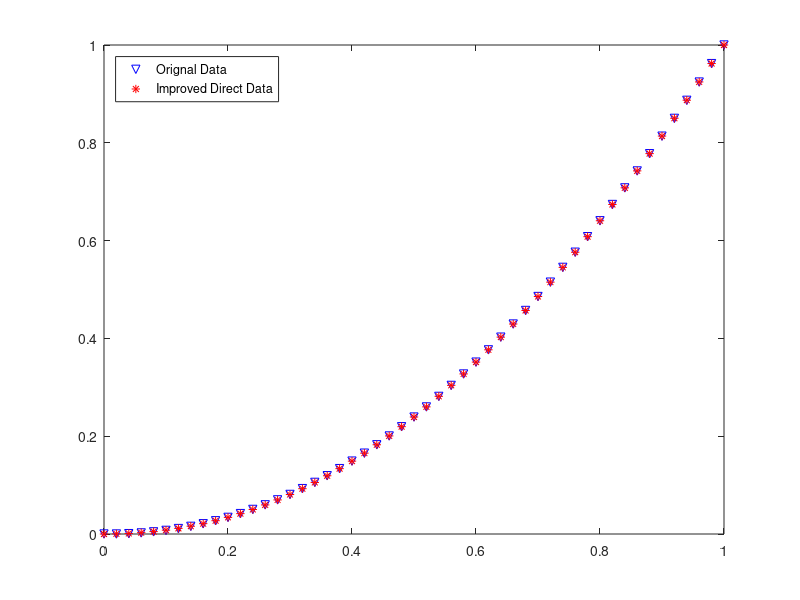
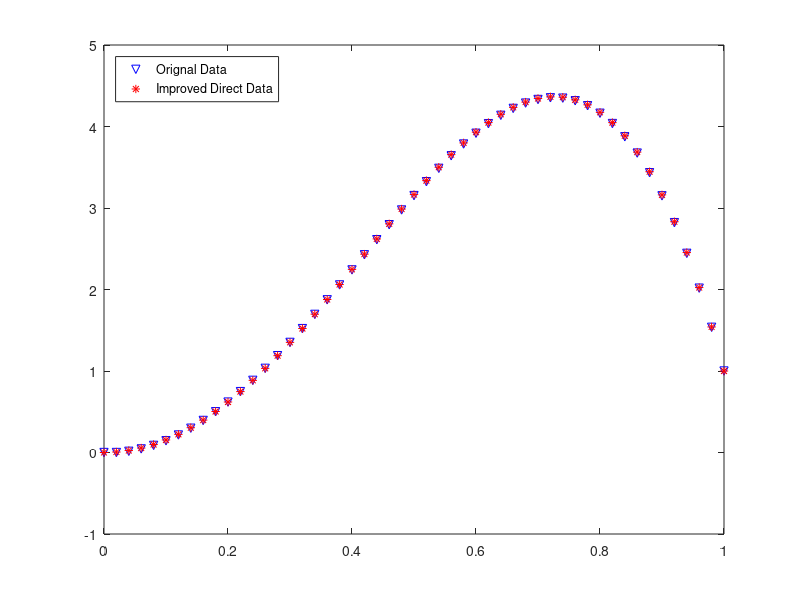
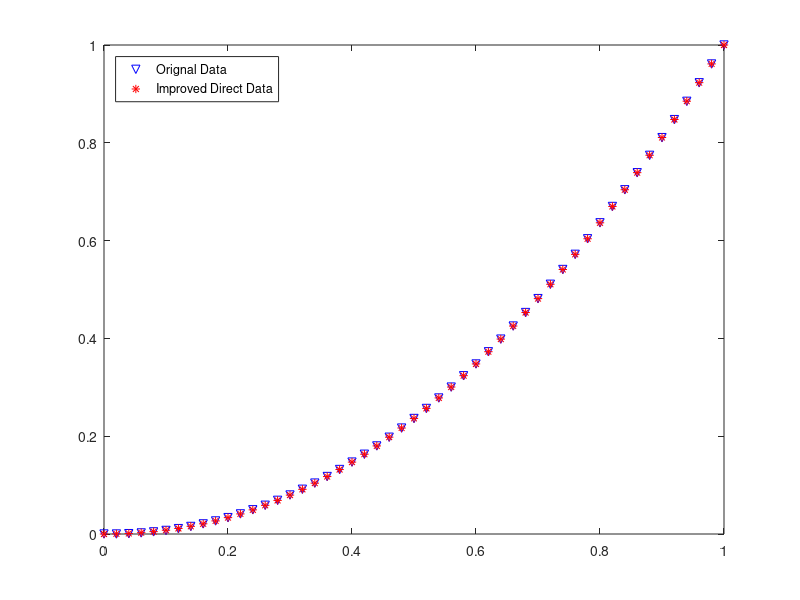
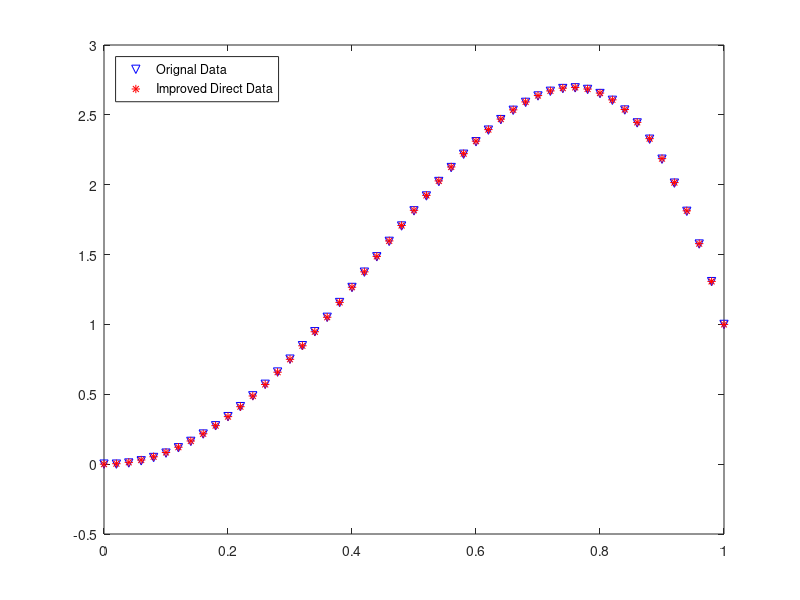

MATLAB code for these plots, in order:
% Linear multi-regression of mode shapes for use in OpenFAST.
% Code by Yang Yang;
% date: April 20, 2021
clear all;
close all;
Data = load ('ModeShape_Spar.txt');% <Normalized height> <1st fore-aft> <2nd fore-aft> <1st side-side> <2nd side-side>
fileNameOut = 'ModeCoefficients_Spar.txt'; % filename of the output file that stores the coefficients.
polyMode = 2; % 1 for "Projection", 2 for "ImprovedDirect" 
x = Data(:,1);
NumModes = length(Data(1,:))-1;
Coef = zeros(5*NumModes,1);
for i=1:NumModes
    x = x-x(1);
    y=Data(:,i+1);
    % projection method
    f1 = 1.0e-4*abs(x(2)-x(1))/(y(2)-y(1));
    f2 = (y(2)-y(1))/(x(2)-x(1));
    factor_y = y.*f1;
    project_x1 = x.*cos(atan(f1*f2))+(factor_y-factor_y(1)).*(sin(atan(f1*f2)));
    Norm_x1 = project_x1./(max(project_x1));
    project_y1 = -x.*sin(atan(f1*f2))+(factor_y-factor_y(1)).*(cos(atan(f1*f2)));
    Norm_y1 = project_y1./(project_y1(end));
    x_proj_s2 = Norm_x1.^2;
    x_proj_s3 = Norm_x1.^3;
    x_proj_s4 = Norm_x1.^4;
    x_proj_s5 = Norm_x1.^5;
    x_proj_s6 = Norm_x1.^6;
    % improved directed method
    y_direct = y-y(1)-x.*f2;
    Norm_x = x./(max(x));
    x_ipdr_s2 =Norm_x.^2; 
    x_ipdr_s3 =Norm_x.^3;
    x_ipdr_s4 =Norm_x.^4;
    x_ipdr_s5 =Norm_x.^5;
    x_ipdr_s6 =Norm_x.^6;
    if  (polyMode == 1)
        X = [x_proj_s2 x_proj_s3 x_proj_s4 x_proj_s5 x_proj_s6];
        Y = project_y1;
    elseif(polyMode == 2)
        X = [x_ipdr_s2 x_ipdr_s3 x_ipdr_s4 x_ipdr_s5 x_ipdr_s6];
        Y = y_direct;
    end
    
    b = regress(Y,X);
    b = b./(sum(b));
    b(5) = 1.00000000-sum(b(1:4));
    Coef((i-1)*5+1:(i-1)*5+5)=b;
    project_y_polyfit = b(1)*x_proj_s2+b(2)*x_proj_s3+b(3)*x_proj_s4+b(4)*x_proj_s5+b(5)*x_proj_s6;
    figure;
    xlim([0,1]);ylim([0,1])
    plot(Norm_x1,Norm_y1,'bv');
    hold on;
    if  (polyMode == 1)
        plot(Norm_x1,project_y_polyfit,'r*')
        legend('Orignal Data','Projection data','Location','NorthWest')
    elseif(polyMode == 2)
        plot(Norm_x1,project_y_polyfit,'r*')
        legend('Orignal Data','Improved Direct Data','Location','NorthWest')
    end
end
%Ouput coefficients
fid1 = fopen(fileNameOut,'wt');
if (NumModes==4)
    for i=1:5
        TempS = num2str(i+1)
        fprintf(fid1,'%13.7f \t %s \n',Coef(i), strcat('TwFAM1Sh(',TempS,') - Mode 1, coefficient of x^',TempS,' term'));
    end
    for i=1:5
        TempS = num2str(i+1)
        fprintf(fid1,'%13.7f \t %s \n',Coef(i), strcat('TwFAM2Sh(',TempS,') - Mode 2, coefficient of x^',TempS,' term'));
    end
    fprintf(fid1,'%s \n','---------------------- TOWER SIDE-TO-SIDE MODE SHAPES --------------------------');
    for i=1:5
        TempS = num2str(i+1)
        fprintf(fid1,'%13.7f \t %s \n',Coef(i), strcat('TwSSM1Sh(',TempS,') - Mode 1, coefficient of x^',TempS,' term'));
    end
    for i=1:5
        TempS = num2str(i+1)
        fprintf(fid1,'%13.7f \t %s \n',Coef(i), strcat('TwSSM2Sh(',TempS,') - Mode 2, coefficient of x^',TempS,' term'));
    end
end
